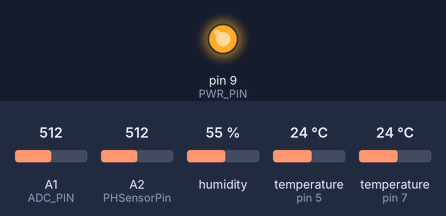
The sketch below on a simulated Arduino Uno, built with avr-gcc and run on an emulated ATmega328P. Parts: output pins drawn as LEDs (lit = HIGH). The test bench sets the inputs (shaded band); at power-on: A1 (ADC_PIN) = 512, A2 (PHSensorPin) = 512, humidity 55 %, temperature (sensors on pin 5, pin 7) 24 °C. What the sketch prints to the serial monitor is not drawn.

Above: at 2.1 s.
At 5.6 s:
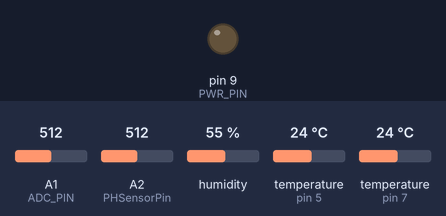
Timing chart, 0 to 10.6 s (numbered marks = the images above):
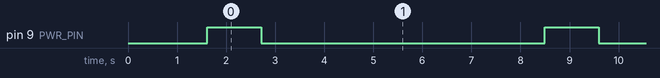

The sketch:

transceiver.ino
```cpp
const int UPDATE_FREQUENCY = 5000;     // update frequency in ms
//const float CALIBRATION_FACTOR = –4.0; // temperature calibration factor (Celsius)
const int ADDRESS = 116;
//const int ADDRESS2 = 120;
const int NETWORK_ID = 6;
const String PASSWORD = "92A0ECEC9000DA0DCF0CAAB0ABA2E0EF";
const String DELIMITER = "|";

//capacitivesoil
int moistureStatus;
int returnedADCData;
#define ADC_PIN A1     // Use any available ADC Pin, connect to A1 sensor pin
#define PWR_PIN 9      // Use any available digital pin, connect to VCC sensor pin
#define SOIL_WET 275   // Define max value we consider soil 'too wet'
#define SOIL_DRY 38//Libraries
#include <DHT.h>;
//Constants
#define DHTPIN 7     // what pin we're connected to
#define DHTTYPE DHT22   // DHT 22  (AM2302)
DHT dht(DHTPIN, DHTTYPE); //// Initialize DHT sensor for normal 16mhz Arduino
//Variables
int chk;
float humidity;  //Stores humidity value
float temperature; //Stores temperature value0
// Define min value we consider soil 'too dry'


////library for BME280
//#include <DFRobot_BME280.h>
//#include <Adafruit_BME280.h>
//typedef DFRobot_BME280_IIC    BME;    //
//BME   bme(&Wire, 0x77);   // select TwoWire peripheral and set sensor address
//#define SEA_LEVEL_PRESSURE    1015.0f
//float temperature;//bme280
//uint32_t pressure; //bme280
//float altitude;//bme280
//float humidity ;//bme280

//library ds18b20
#include <OneWire.h>
#include <DallasTemperature.h>

#define ONE_WIRE_BUS 5
OneWire oneWire(ONE_WIRE_BUS);
DallasTemperature sensors(&oneWire);//ds18b20

float Celcius=0;//ds18b20
float Fahrenheit=0;//ds18b20

//phsensor
#define PHSensorPin  A2    //dissolved oxygen sensor analog output pin to arduino mainboard
#define VREF 5.0    //for arduino uno, the ADC reference is the AVCC, that is 5.0V(TYP)
#define OFFSET 0.00  //zero drift compensation
#define SCOUNT  30           // sum of sample point
int analogBuffer[SCOUNT];    //store the analog value in the array, readed from ADC
int analogBufferTemp[SCOUNT];
int analogBufferIndex = 0,copyIndex = 0;
float averageVoltage,phValue;
float soil_ph;
//
//void printLastOperateStatus(BME::eStatus_t eStatus) // show last sensor operate status
//{
//  switch(eStatus) {
//  case BME::eStatusOK:    Serial.println("everything ok"); break;
//  case BME::eStatusErr:   Serial.println("unknown error"); break;
//  case BME::eStatusErrDeviceNotDetected:    Serial.println("device not detected"); break;
//  case BME::eStatusErrParameter:    Serial.println("parameter error"); break;
//  default: Serial.println("unknown status"); break;
//  }
//}
void setup()
{
  Serial.begin(9600);
  dht.begin();

  Serial.begin(115200); // default baud rate of module is 115200
  delay(1000);           // wait for LoRa module to be ready

  // needs all need to be same for receiver and transmitter
  Serial.print((String)"AT+ADDRESS=" + ADDRESS + "\r\n");
  delay(200);
  Serial.print((String)"AT+NETWORKID=" + NETWORK_ID + "\r\n");
  delay(200);
  Serial.print("AT+CPIN=" + PASSWORD + "\r\n");
  delay(200);
  Serial.print("AT+CPIN?\r\n"); // confirm password is set

  sensors.begin();//ds18b20

  pinMode(PWR_PIN, OUTPUT);    //Capacitive Set pin used to power sensor as output
  digitalWrite(PWR_PIN, LOW);  //Capacitive Set to LOW to turn sensor off at start
//  bme.reset();
//  Serial.println("bme read data test");
//  while(bme.begin() != BME::eStatusOK) {
//  Serial.println("bme begin faild");
//  printLastOperateStatus(bme.lastOperateStatus);
//  delay(2000);
//  }
//  Serial.println("bme begin success");
//  delay(100);
}
void loop()
{
  updateReadings();
  delay(UPDATE_FREQUENCY);
}

void updateReadings()
{

  soilmoisture();
  dhttemp();
  dhthum();
//  bmetemp();
//  bmepress();
//  bmealt();
//  bmehum();
  soiltemp();
  phsensor();
  String payload =buildPayload (moistureStatus,temperature,humidity,Celcius,soil_ph);
  Serial.print(payload);
  displayResults(moistureStatus,temperature,humidity,Celcius,soil_ph);
}
void soilmoisture()
{
  returnedADCData = readSoilADC();        // Read sensor analog output

 if (returnedADCData < SOIL_WET) {           // Determine status of our soil moisture situation

   moistureStatus = 1; //too wet
 }
 else if (returnedADCData >= SOIL_WET && returnedADCData < SOIL_DRY) {

   moistureStatus = 2; //good
 }
else {

   moistureStatus = 3; //dry
 }
}
//===============================================================================
//  Function readSoilADC returns the analog soil moisture measurement https://protosupplies.com/product/capacitive-soil-moisture-sensor-module/
//===============================================================================
int readSoilADC()
{
  digitalWrite(PWR_PIN, HIGH);       // Turn sensor power on
  delay(1000);                      // Allow circuit time to settle
  int val_ADC = analogRead(ADC_PIN); // Read analog value from sensor
  delay(100);                        // Small delay probably not needed
  digitalWrite(PWR_PIN, LOW);        // Turn sensor power off
  return val_ADC;                    // Return analog moisture value
}

void dhthum()
{
  humidity=dht.readHumidity();
}

void dhttemp()
{
    temperature=dht.readTemperature();
}
//void bmetemp()
//{
//  temperature =bme.getTemperature();
//}
//void bmepress()
//{
//  pressure = bme.getPressure() / 100.0F;
//}
//void bmealt()
//{
// altitude = bme.calAltitude(SEA_LEVEL_PRESSURE, pressure);
//}
//void bmehum()
//{
//  humidity = bme.getHumidity();
//}
void soiltemp() //soil temperature and humidity
{
  sensors.requestTemperatures();
  Celcius=sensors.getTempCByIndex(0);
  Fahrenheit=sensors.toFahrenheit(Celcius);
}

void phsensor()
{

   static unsigned long analogSampleTimepoint = millis();
   if(millis()-analogSampleTimepoint > 30U)     //every 30 milliseconds,read the analog value from the ADC
   {
     analogSampleTimepoint = millis();
     analogBuffer[analogBufferIndex] = analogRead(PHSensorPin);    //read the analog value and store into the buffer
     analogBufferIndex++;
     if(analogBufferIndex == SCOUNT)
         analogBufferIndex = 0;
   }
   static unsigned long printTimepoint = millis();
   if(millis()-printTimepoint > 1000U)
   {
      printTimepoint = millis();
      for(copyIndex=0;copyIndex<SCOUNT;copyIndex++)
      {
        analogBufferTemp[copyIndex]= analogBuffer[copyIndex];
      }
      averageVoltage = getMedianNum(analogBufferTemp,SCOUNT) * (float)VREF / 1024.0; // read the value more stable by the median filtering algorithm
      phValue = 3.5 * averageVoltage + OFFSET;
      soil_ph = phValue;
   }
}

int getMedianNum(int bArray[], int iFilterLen)
{
      int bTab[iFilterLen];
      for (byte i = 0; i<iFilterLen; i++)
      {
      bTab[i] = bArray[i];
      }
      int i, j, bTemp;
      for (j = 0; j < iFilterLen - 1; j++)
      {
      for (i = 0; i < iFilterLen - j - 1; i++)
          {
        if (bTab[i] > bTab[i + 1])
            {
        bTemp = bTab[i];
            bTab[i] = bTab[i + 1];
        bTab[i + 1] = bTemp;
         }
      }
      }
      if ((iFilterLen & 1) > 0)
    bTemp = bTab[(iFilterLen - 1) / 2];
      else
    bTemp = (bTab[iFilterLen / 2] + bTab[iFilterLen / 2 - 1]) / 2;
      return bTemp;
}

void displayResults(int m,float t,float u,float s,float h)
{
  Serial.print("Soil Moisture: ");
  Serial.println(m);
  Serial.print("Temperature: ");
  Serial.println(t);
//  Serial.print("Pressure: ");
//  Serial.println(p);
//  Serial.print("Altitude: ");
//  Serial.println(a);
  Serial.print("Humidity: ");
  Serial.println(u);
  Serial.print("Soil Temperature: ");
  Serial.println(s);
  Serial.print("Soil pH Level: ");
  Serial.println(h);
 Serial.println("———-");
}
String buildPayload(int m,float t,float u,float s,float h)
{
  String readings = "";
  readings += m;
  readings += DELIMITER;
  readings += t;
//  readings += DELIMITER;
//  readings += p;
//  readings += DELIMITER;
//  readings += a;
  readings += DELIMITER;
  readings += u;
  readings += DELIMITER;
  readings += s;
  readings += DELIMITER;
  readings += h;
  readings += DELIMITER;


  String payload = "";
  payload += "AT+SEND=";
  payload += ADDRESS;
  payload += ",";
  payload += readings.length();
  payload += ",";
  payload += readings;
  payload += "\r\n";

  return payload;
}
```

Measured:
- by itself, pin 9 (PWR_PIN): alternates HIGH for 1.1 s and LOW for 5.8 s
